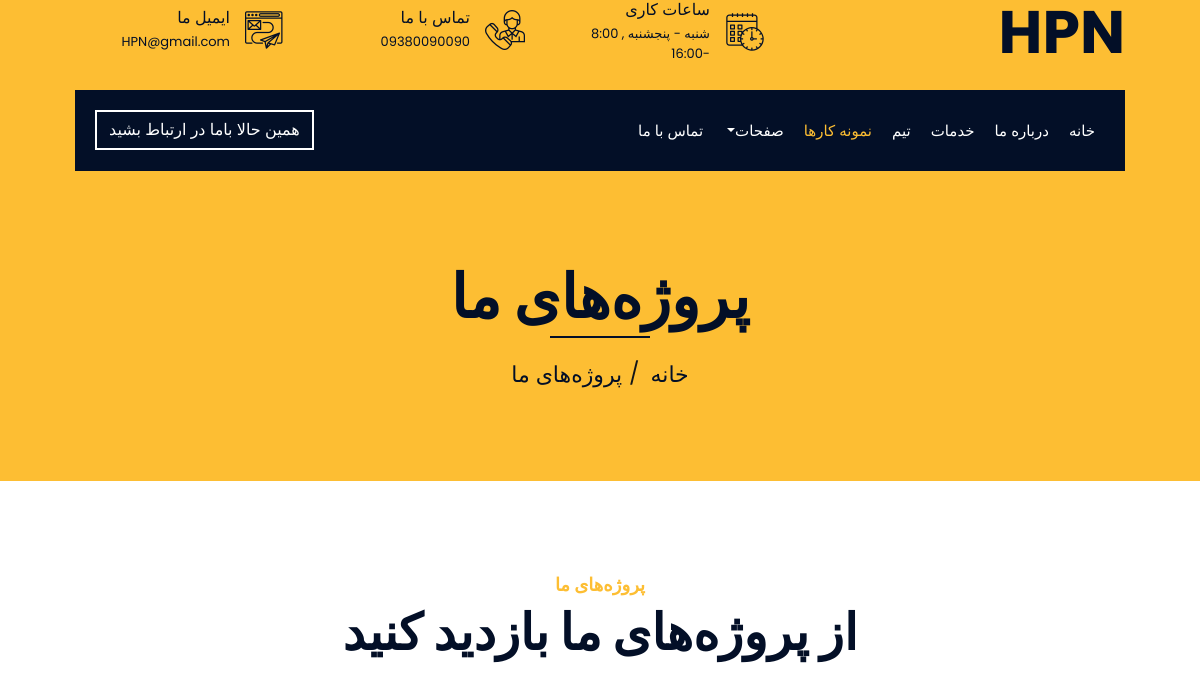
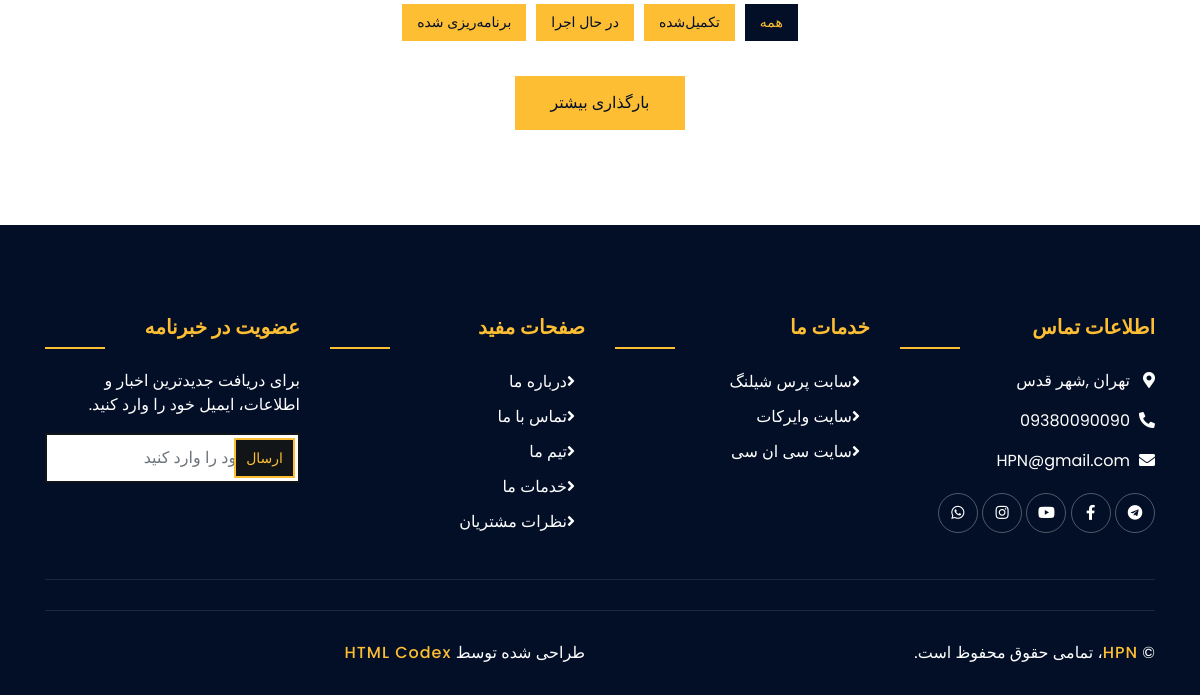
Page /portfolio/ on the earlier database version (2 pictures, top to bottom).
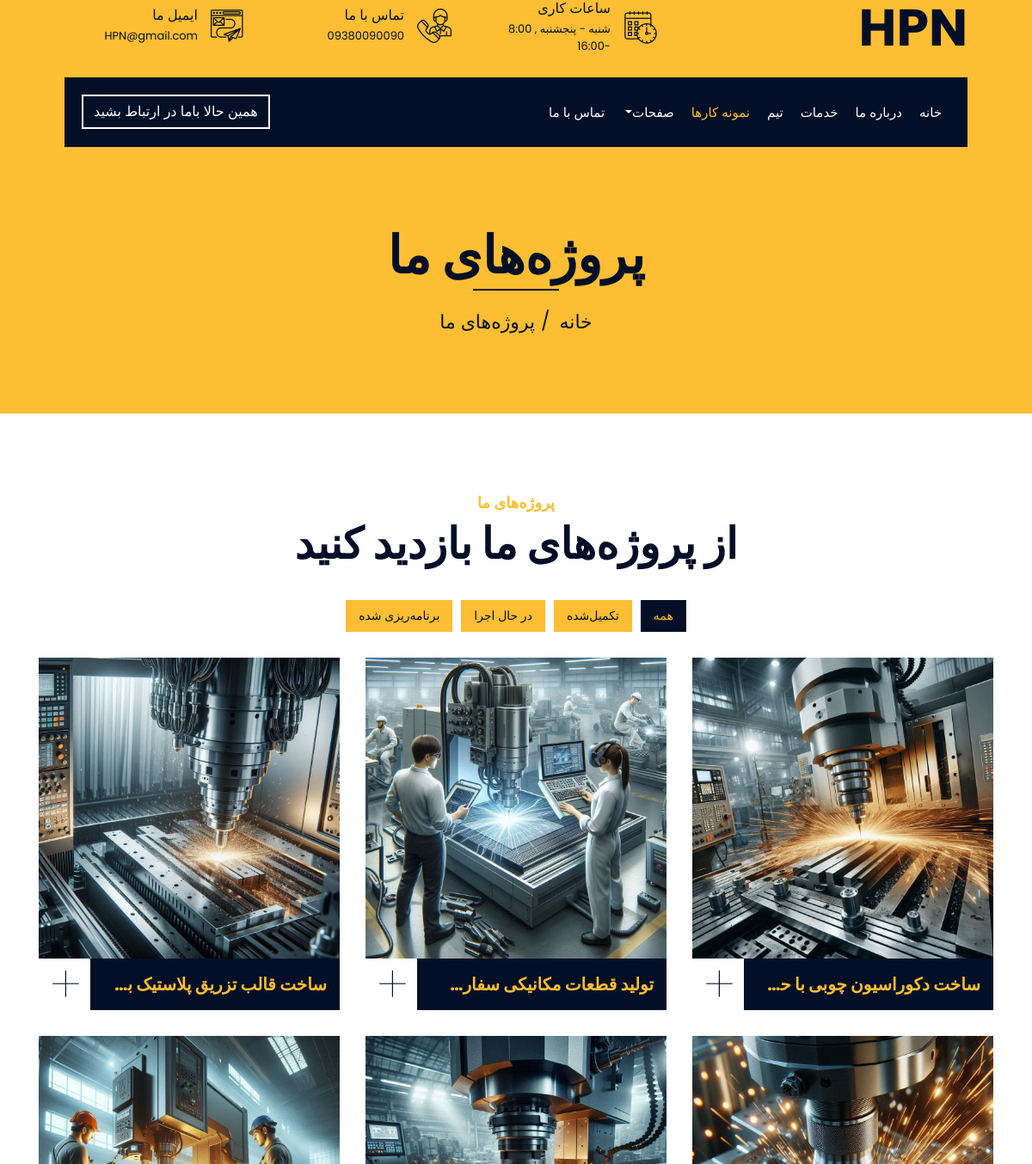
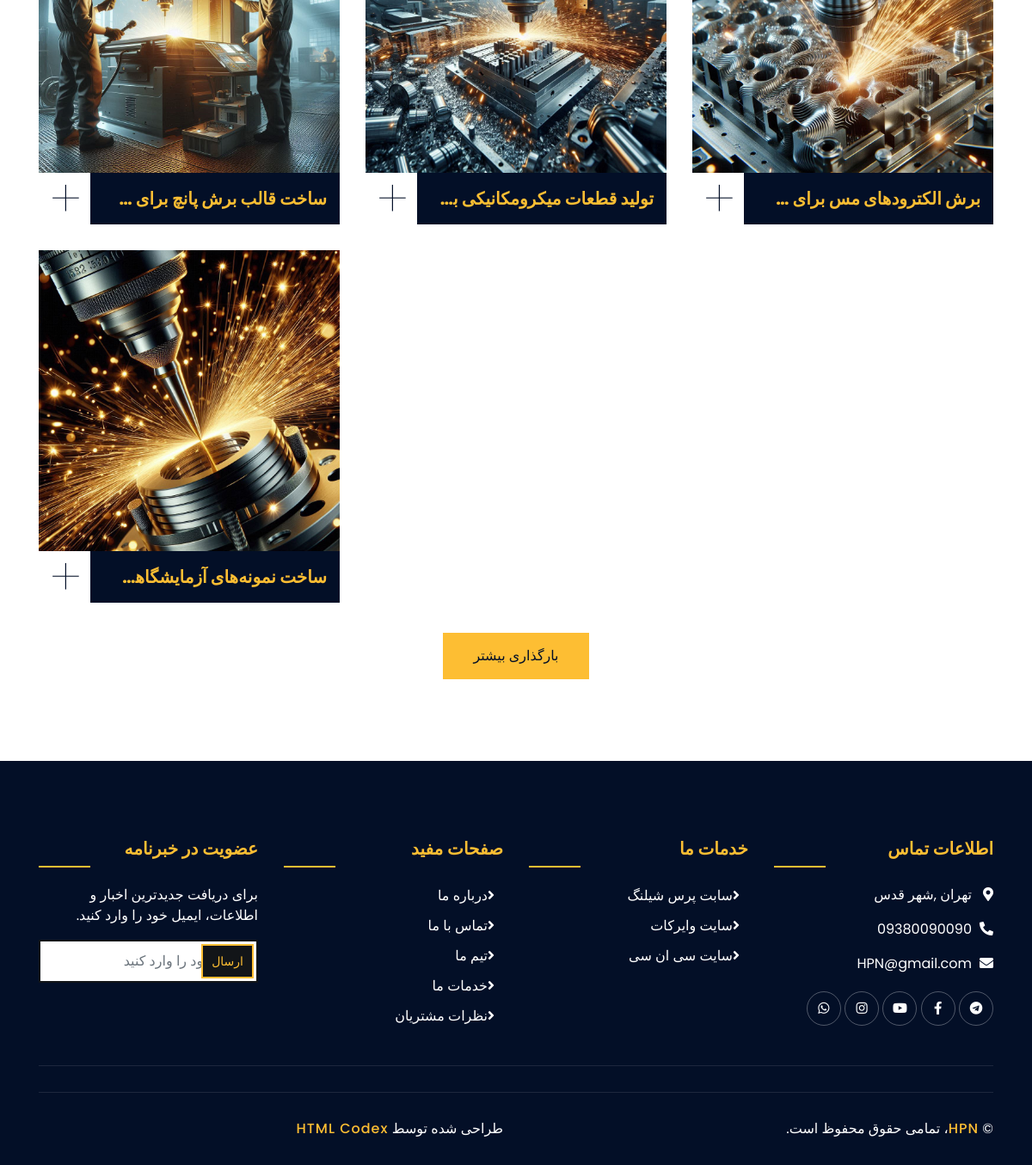
Same page on the later database version (2 pictures, top to bottom).
### textInfo/models.py (models this page shows, shortened)
class HeaderInfo(models.Model):
    company_name = models.CharField(max_length=200, verbose_name='نام شرکت')
    email = models.EmailField(verbose_name='ایمیل')
    phone = models.CharField(max_length=20, verbose_name='شماره تماس')
    working_hours = models.CharField(max_length=100, verbose_name='ساعت کاری')
    logo = models.ImageField(
        upload_to=get_product_image_filepath,
        default=get_default_product_image,
        null=True,
        blank=True
    )
    class Meta:
        verbose_name = 'اطلاعات هدر'
        verbose_name_plural = 'اطلاعات هدر'

class FooterInfo(models.Model):
    email = models.EmailField(verbose_name='ایمیل')
    phone = models.CharField(max_length=20, verbose_name='شماره تماس')
    location = models.TextField(verbose_name='موقعیت')
    telegram_link = models.URLField(verbose_name='لینک تلگرام', blank=True, null=True)
    aparat_link = models.URLField(verbose_name='لینک آپارات', blank=True, null=True)
    whatsapp_link = models.URLField(verbose_name='لینک واتساپ', blank=True, null=True)
    facebook_link = models.URLField(verbose_name='لینک فیسبوک', blank=True, null=True)
    instagram_link = models.URLField(verbose_name='لینک اینستاگرام', blank=True, null=True)
    class Meta:
        verbose_name = 'اطلاعات فوتر'
        verbose_name_plural = 'اطلاعات فوتر'

class Project(models.Model):
    STATUS_CHOICES = [
        ('in_progress', 'در حال اجرا'),
        ('completed', 'تکمیل شده'),
        ('planned', 'برنامه‌ریزی شده'),
    ]
    title = models.CharField(max_length=200, verbose_name="عنوان پروژه")
    description = models.TextField(verbose_name="توضیحات پروژه")
    image = models.ImageField(
        upload_to='projects/',
        verbose_name="تصویر پروژه"
    )
    category = models.ForeignKey(
        Category,
        on_delete=models.PROTECT,
        related_name='projects',
        verbose_name="دسته‌بندی"
    )
    status = models.CharField(
        max_length=20,
        choices=STATUS_CHOICES,
        default='in_progress',
        verbose_name="وضعیت پروژه"
    )
    project_id = models.CharField(
        max_length=20,
        unique=True,
        help_text="شناسه یکتا برای پروژه",
        verbose_name="شناسه پروژه"
    )
    display_order = models.PositiveIntegerField(
        default=0,
        help_text="ترتیب نمایش (0 = اول)",
        verbose_name="ترتیب نمایش"
    )
    is_active = models.BooleanField(
        default=True,
        help_text="آیا این پروژه در سایت نمایش داده شود؟",
        verbose_name="فعال"
    )
    created_at = models.DateTimeField(auto_now_add=True, verbose_name="تاریخ ایجاد")
    updated_at = models.DateTimeField(auto_now=True, verbose_name="تاریخ بروزرسانی")
    class Meta:
        verbose_name = 'پروژه'
        verbose_name_plural = 'پروژه‌ها'
        ordering = ['display_order']

### textInfo/views.py (the view)
# urls.py: path('portfolio/', views.portfolio, name='portfolio'),
def portfolio(request):
    active_projects = Project.objects.filter(is_active=True).order_by('display_order')
    return render(request, 'portfolio.html', {'active_projects': active_projects})

### templates/main/portfolio.html (shortened to what this page needs)
{% extends 'base.html' %}
{% load static%}
{%  block content %}
            <div class="page-header">
                <div class="container">
                    <div class="row">
                        <div class="col-12">
                            <h2>پروژه‌های ما</h2>
                        </div>
                        <div class="col-12">
                            <a href="{% url 'project:home' %}">خانه</a>
                            <a href="">پروژه‌های ما</a>
                        </div>
                    </div>
                </div>
            </div>
            <div class="portfolio">
                <div class="container">
                    <div class="section-header text-center">
                        <p>پروژه‌های ما</p>
                        <h2>از پروژه‌های ما بازدید کنید</h2>
                    </div>
                    <div class="row">
                        <div class="col-12">
                            <ul id="portfolio-flters">
                                <li data-filter="*" class="filter-active">همه</li>
                                <li data-filter=".first">تکمیل‌شده</li>
                                <li data-filter=".second">در حال اجرا</li>
                                <li data-filter=".third">برنامه‌ریزی شده</li>
                            </ul>
                        </div>
                    </div>
                    <div class="row portfolio-container">
                        {% for project in active_projects %}
                        <div class="col-lg-4 col-md-6 col-sm-12 portfolio-item {% if project.status == 'completed' %}first{% elif project.status == 'in_progress' %}second{% else %}third{% endif %} wow fadeInUp" data-wow-delay="0.1s">
                            <div class="portfolio-warp">
                                <div class="portfolio-img">
                                    <img src="{{ project.image.url }}" alt="{{ project.title }}">
                                </div>
                                <div class="portfolio-text">
                                    <h3>{{ project.title }}</h3>
                                    <a class="btn" href="{{ project.image.url }}" data-lightbox="portfolio">+</a>
                                </div>
                            </div>
                        </div>
                        {% endfor %}
                    </div>
                    <div class="row">
                        <div class="col-12 load-more">
                            <a class="btn" href="#">بارگذاری بیشتر</a>
                        </div>
                    </div>
                </div>
            </div>
{% endblock %}

### templates/main/base.html (shortened to what this page needs)
{% load static %}
<!DOCTYPE html>
<html lang="en">
    <head>
        <link href="https://stackpath.bootstrapcdn.com/bootstrap/4.4.1/css/bootstrap.min.css" rel="stylesheet">
        <link href="https://cdnjs.cloudflare.com/ajax/libs/font-awesome/5.10.0/css/all.min.css" rel="stylesheet">
        <link href="{% static '' %}lib/flaticon/font/flaticon.css" rel="stylesheet">
        <link href="{% static '' %}lib/animate/animate.min.css" rel="stylesheet">
        <link href="{% static '' %}lib/owlcarousel/assets/owl.carousel.min.css" rel="stylesheet">
        <link href="{% static '' %}lib/lightbox/css/lightbox.min.css" rel="stylesheet">
        <link href="{% static '' %}lib/slick/slick.css" rel="stylesheet">
        <link href="{% static '' %}lib/slick/slick-theme.css" rel="stylesheet">
        <link href="{% static '' %}css/style.css" rel="stylesheet">
    </head>
    <body>
        <div class="wrapper">
            {%  block header %} {% include 'header.html' %} {% endblock %}
            {% block content %}
            {% endblock %}
            {%  block footer %} {% include 'footer.html' %} {% endblock %}
        </div>
    </body>
</html>

### templates/main/header.html (shortened to what this page needs)
{% load static %}
    <div class="top-bar">
        <div class="container-fluid">
            <div class="row align-items-center">
                <div class="col-lg-4 col-md-12">
                    <div class="logo">
                        {% if header_info and header_info.logo %}
                            <a href="{% url 'project:home' %}">
                                <img src="{{ header_info.logo.url }}" alt="لوگو">
                            </a>
                        {% else %}
                            <a href="{% url 'project:home' %}">
                                <h1>{{ header_info.company_name|default:"HPN" }}</h1>
                            </a>
                        {% endif %}
                    </div>
                </div>
                <div class="col-lg-8 col-md-7 d-none d-lg-block">
                    <div class="row">
                        <div class="col-4">
                            <div class="top-bar-item">
                                <div class="top-bar-icon">
                                    <i class="flaticon-calendar"></i>
                                </div>
                                <div class="top-bar-text">
                                    <h3>ساعات کاری</h3>
                                    <p>{{ header_info.working_hours|default:"دوشنبه - جمعه، ۸:۰۰ - ۹:۰۰" }}</p>
                                </div>
                            </div>
                        </div>
                        <div class="col-4">
                            <div class="top-bar-item">
                                <div class="top-bar-icon">
                                    <i class="flaticon-call"></i>
                                </div>
                                <div class="top-bar-text">
                                    <h3>تماس با ما</h3>
                                    <p>{{ header_info.phone|default:"+۰۱۲ ۳۴۵ ۶۷۸۹" }}</p>
                                </div>
                            </div>
                        </div>
                        <div class="col-4">
                            <div class="top-bar-item">
                                <div class="top-bar-icon">
                                    <i class="flaticon-send-mail"></i>
                                </div>
                                <div class="top-bar-text">
                                    <h3>ایمیل ما</h3>
                                    <p>{{ header_info.email|default:"info@example.com" }}</p>
                                </div>
                            </div>
                        </div>
                    </div>
                </div>
            </div>
        </div>
    </div>
    <div class="nav-bar">
        <div class="container-fluid">
            <nav class="navbar navbar-expand-lg bg-dark navbar-dark">
                <div class="collapse navbar-collapse justify-content-between" id="navbarCollapse">
                    <div class="navbar-nav ml-auto">
                        <a href="{% url 'project:home' %}" class="nav-item nav-link {% if request.resolver_match.url_name == 'home' %}active{% endif %}">خانه</a>
                        <a href="{% url 'project:about' %}" class="nav-item nav-link {% if request.resolver_match.url_name == 'about' %}active{% endif %}">درباره ما</a>
                        <a href="{% url 'project:service' %}" class="nav-item nav-link {% if request.resolver_match.url_name == 'service' %}active{% endif %}">خدمات</a>
                        <a href="{% url 'project:team' %}" class="nav-item nav-link {% if request.resolver_match.url_name == 'team' %}active{% endif %}">تیم</a>
                        <a href="{% url 'textInfo:portfolio' %}" class="nav-item nav-link {% if request.resolver_match.url_name == 'portfolio' %}active{% endif %}">نمونه کارها</a>
                        <div class="nav-item dropdown">
                            <a href="#" class="nav-link dropdown-toggle {% if request.resolver_match.url_name in 'blog,cnc,wirecut' %}active{% endif %}" data-toggle="dropdown">صفحات</a>
                        </div>
                        <a href="{% url 'project:contact' %}" class="nav-item nav-link {% if request.resolver_match.url_name == 'contact' %}active{% endif %}">تماس با ما</a>
                    </div>
                    <div class="mr-auto">
                        <a class="btn" href="#">همین حالا باما در ارتباط بشید</a>
                    </div>
                </div>
            </nav>
        </div>
    </div>

### templates/main/footer.html (shortened to what this page needs)
{% load static %}
            <div class="footer wow fadeIn" data-wow-delay="0.3s">
                <div class="container">
                    <div class="row">
                        <div class="col-md-6 col-lg-3">
                            <div class="footer-contact">
                                <h2>اطلاعات تماس</h2>
                                <p><i class="fa fa-map-marker-alt"></i>{{ footer_info.location|default:"TEHRAN, IRAN" }}</p>
                                <p><i class="fa fa-phone-alt"></i>{{ footer_info.phone|default:"00989123456789" }}</p>
                                <p><i class="fa fa-envelope"></i>{{ footer_info.email|default:"H.P.N.@gmail.com" }}</p>
                                <div class="footer-social">
                                    {% if footer_info.telegram_link %}
                                        <a href="{{ footer_info.telegram_link }}"><i class="fab fa-telegram"></i></a>
                                    {% endif %}
                                    {% if footer_info.facebook_link %}
                                        <a href="{{ footer_info.facebook_link }}"><i class="fab fa-facebook-f"></i></a>
                                    {% endif %}
                                    {% if footer_info.aparat_link %}
                                        <a href="{{ footer_info.aparat_link }}"><i class="fab fa-youtube"></i></a>
                                    {% endif %}
                                    {% if footer_info.instagram_link %}
                                        <a href="{{ footer_info.instagram_link }}"><i class="fab fa-instagram"></i></a>
                                    {% endif %}
                                    {% if footer_info.whatsapp_link %}
                                        <a href="{{ footer_info.whatsapp_link }}"><i class="fab fa-whatsapp"></i></a>
                                    {% endif %}
                                </div>
                            </div>
                        </div>
                        <div class="col-md-6 col-lg-3">
                            <div class="footer-link">
                                <h2>خدمات ما</h2>
                                <a href="">سابت پرس شیلنگ</a>
                                <a href="">سایت وایرکات</a>
                                <a href="">سایت سی ان سی</a>
                            </div>
                        </div>
                        <div class="col-md-6 col-lg-3">
                            <div class="footer-link">
                                <h2>صفحات مفید</h2>
                                <a href="">درباره ما</a>
                                <a href="">تماس با ما</a>
                                <a href="">تیم ما</a>
                                <a href="">خدمات ما</a>
                                <a href="">نظرات مشتریان</a>
                            </div>
                        </div>
                        <div class="col-md-6 col-lg-3">
                            <div class="newsletter">
                                <h2>عضویت در خبرنامه</h2>
                                <p>
                                    برای دریافت جدیدترین اخبار و اطلاعات، ایمیل خود را وارد کنید.
                                </p>
                                <div class="form">
                                    <input class="form-control" placeholder="ایمیل خود را وارد کنید">
                                    <button class="btn">ارسال</button>
                                </div>
                            </div>
                        </div>
                    </div>
                </div>
                <div class="container footer-menu">
                    <div class="f-menu">
                    </div>
                </div>
                <div class="container copyright">
                    <div class="row">
                        <div class="col-md-6">
                            <p>&copy; <a href="#">HPN</a>، تمامی حقوق محفوظ است.</p>
                        </div>
                        <div class="col-md-6">
                            <p>طراحی شده توسط <a href="https://htmlcodex.com">HTML Codex</a></p>
                        </div>
                    </div>
                </div>
            </div>

Differences in the rows shown:
added Project: image (picture)
added Project: image (picture)
added Project: image (picture)
added Project: image (picture)
added Project: image (picture)
added Project: image (picture)
added Project: image (picture)
